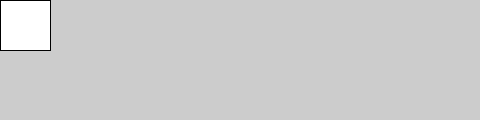
Frame 1 (no input)
Frame 60 (the mouse pressed at the canvas centre just before this capture): identical to frame 1, image omitted
Frame 120 (the mouse held since frame 60 and released just before this capture): identical to frame 1, image omitted

The Processing sketch that drew this single still picture (run headless with seeded random() and noise(); from frame 60 on, the mouse is pressed at the canvas centre):

// Processing sketch: programing1_lesson02_sample7
// ── programing1_lesson02_sample7.pde
void setup(){
  size(480, 120);
}

void draw(){
 quad(0, 0, 50, 0, 50, 50, 0, 50); 
}
